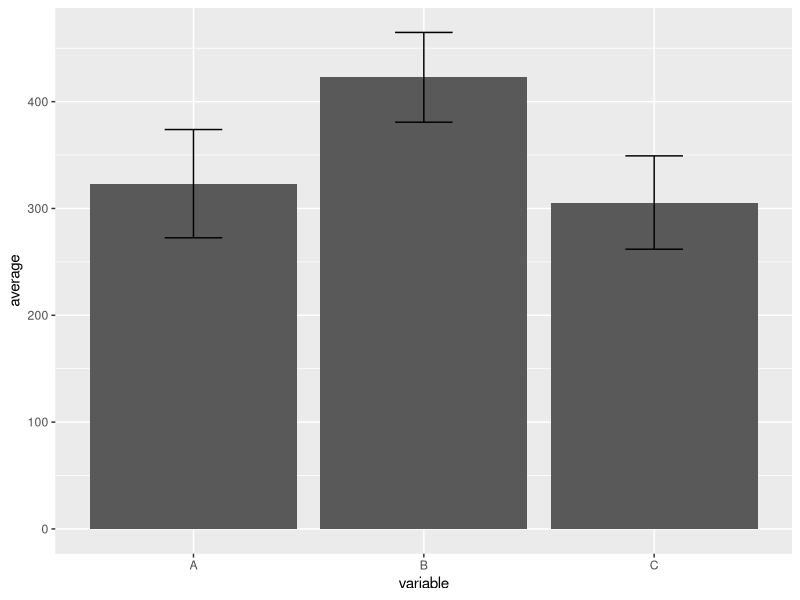
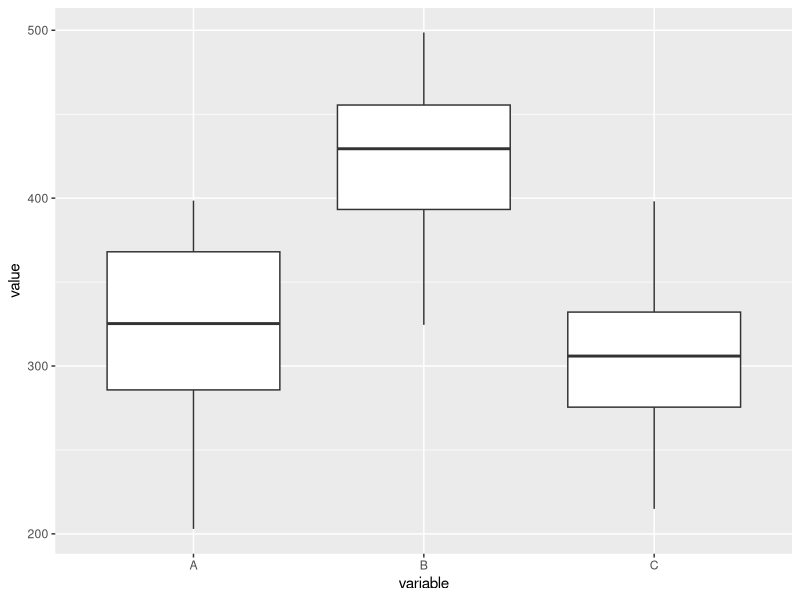
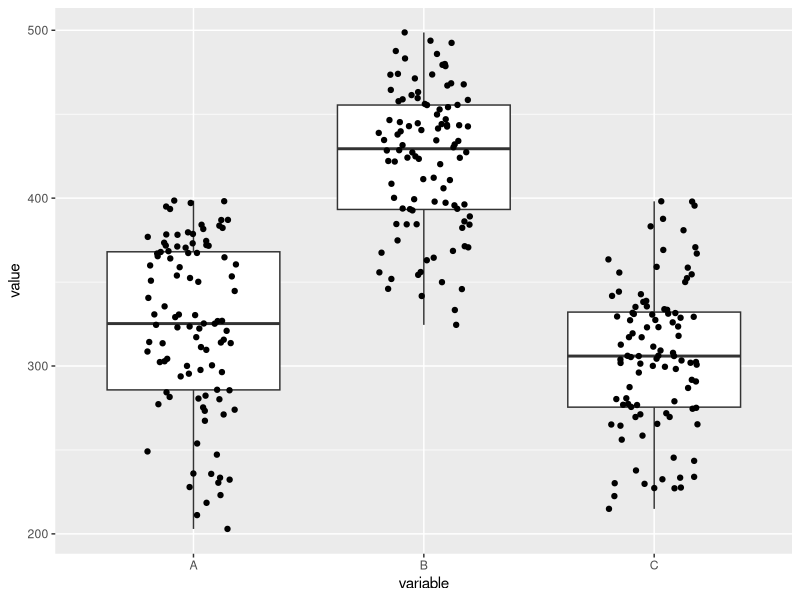
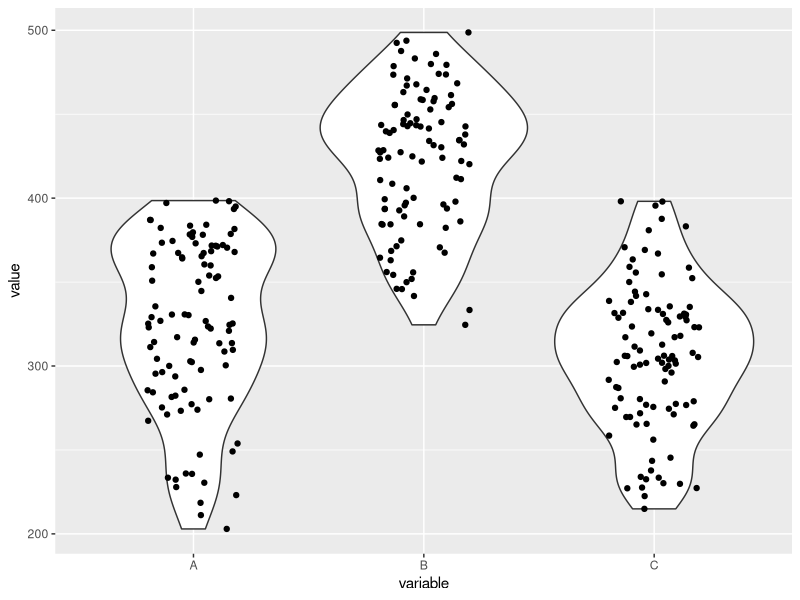
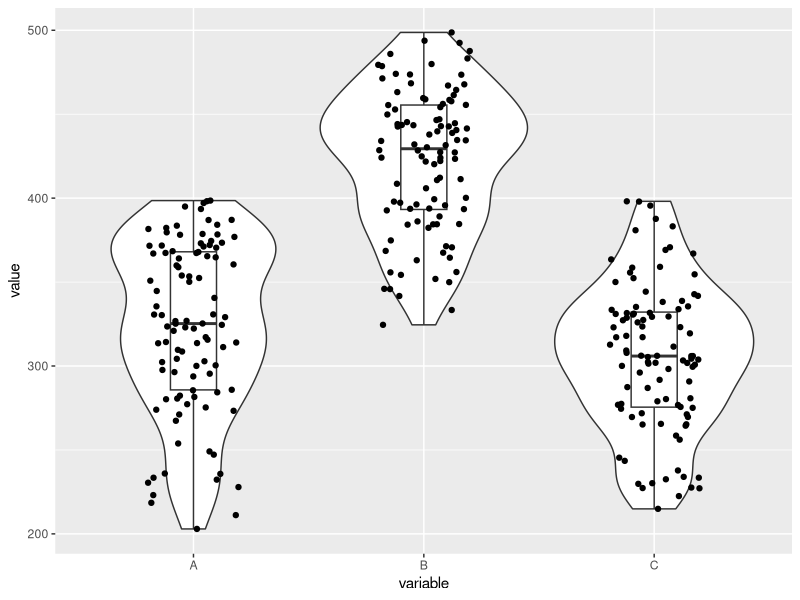
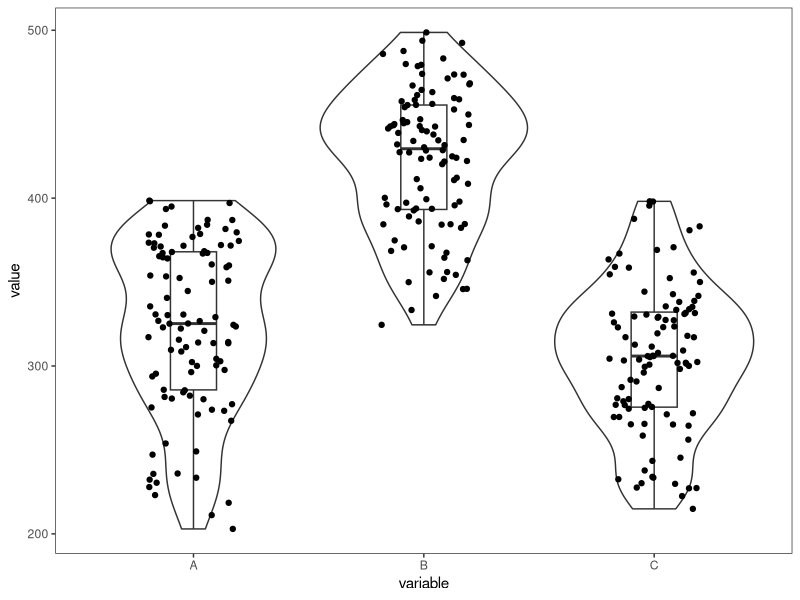
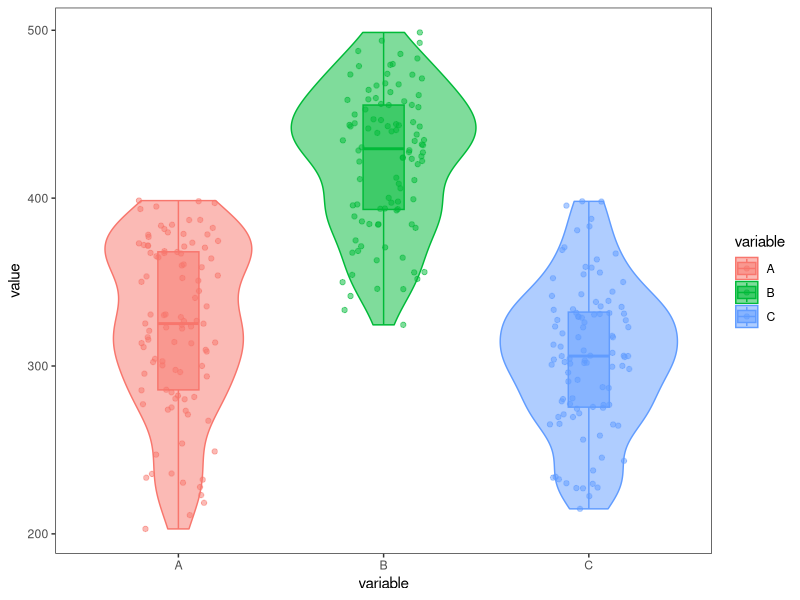
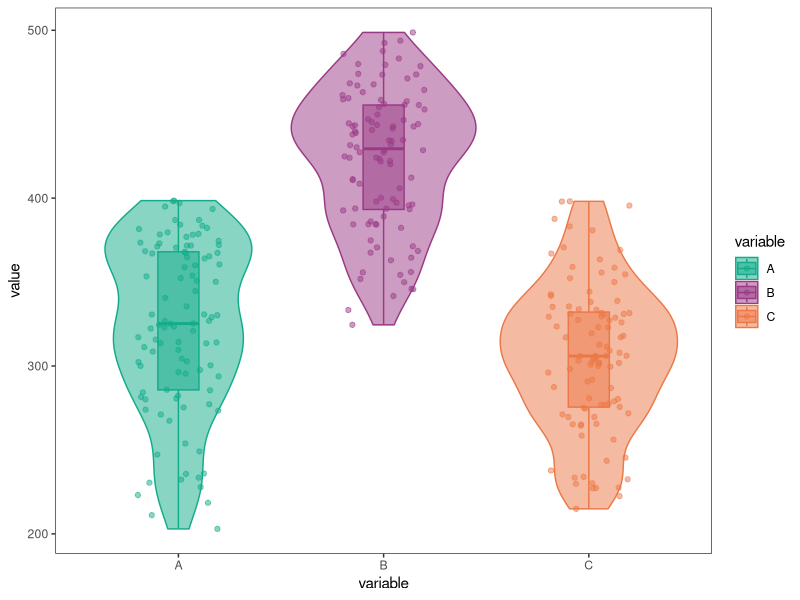

Source code (R) for these figures, in order:
## ---- chunk 1
install.packages("ggplot2", repos = "http://cran.us.r-project.org")
install.packages("reshape2", repos = "http://cran.us.r-project.org")
install.packages("truncnorm", repos = "http://cran.us.r-project.org")
install.packages("ggridges", repos = "http://cran.us.r-project.org")
install.packages("viridis", repos = "http://cran.us.r-project.org")
## ---- chunk 2
library(ggplot2)
library(reshape2)
library(truncnorm)
library(ggridges)
library(viridis)

A <- c(rtruncnorm(100/2, a=200, b=400, mean=300, sd=50), rtruncnorm(100/2, a=300, b=400, mean=365, sd=75))
B <- c(rtruncnorm(100/4, a=300, b=500, mean=450, sd=60), rtruncnorm(100/4, a=250, b=500, mean=400, sd=40), rtruncnorm(100/2, a=325, b=500, mean=425, sd=100))
C <- c(rtruncnorm(100, a = 200, b = 400, mean = 300, sd = 50))
data <- data.frame(A,B,C)
data_long <- melt(data)

avg_data <- aggregate(value~variable, data = data_long, mean)
names(avg_data)[2] <- "average"
stdev_data <- aggregate(value~variable, data = data_long, sd)
names(stdev_data)[2] <-  "stdev"
summary_data <- merge(avg_data, stdev_data, by = "variable")
summary_data$ymin <- summary_data$average - summary_data$stdev
summary_data$ymax <- summary_data$average + summary_data$stdev
## ---- chunk 3
barplot <- ggplot(summary_data, aes(variable, average)) + geom_bar(stat = "identity") + geom_errorbar(aes(ymin = ymin, ymax = ymax), width = 0.25)
barplot
## ---- chunk 4
boxplot <- ggplot(data_long, aes(variable, value)) + geom_boxplot()
boxplot
## ---- chunk 5
boxplot <- ggplot(data_long, aes(variable, value)) + geom_boxplot() + geom_point(position = position_jitter(width = 0.2))
boxplot
## ---- chunk 6
violin_plot <- ggplot(data_long, aes(variable, value)) + geom_violin() + geom_point(position = position_jitter(width = 0.2))
violin_plot
## ---- chunk 7
violin_boxplot <- ggplot(data_long, aes(variable, value)) + geom_violin() + geom_boxplot(width = 0.2) + geom_point(position = position_jitter(width = 0.2))
violin_boxplot
## ---- chunk 8
theme_set(theme_bw() + theme(panel.grid = element_blank()))
## ---- chunk 9
violin_boxplot
## ---- chunk 10
violin_boxplot <- ggplot(data_long, aes(variable, value, fill = variable, color = variable)) + geom_violin(alpha = 0.5) + geom_boxplot(width = 0.2, alpha = 0.5) + geom_point(position = position_jitter(width = 0.2), alpha = 0.5)
violin_boxplot
## ---- chunk 11
violin_boxplot <- ggplot(data_long, aes(variable, value, fill = variable, color = variable)) + geom_violin(alpha = 0.5) + geom_boxplot(width = 0.2, alpha = 0.5) + geom_point(position = position_jitter(width = 0.2), alpha = 0.5) + scale_fill_manual(values =  c('A' = "#13ac8a",'B' = "#9a3a85", 'C' = "#ec7847")) + scale_color_manual(values =  c('A' = "#13ac8a",'B' = "#9a3a85", 'C' = "#ec7847"))
violin_boxplot
## ---- chunk 12
density_plot <- ggplot(data_long, aes(x = value)) + geom_density(fill = "#13ac8a", color = "#13ac8a", alpha = 0.5)
density_plot
## ---- chunk 13
ridge_plot <- ggplot(data_long, aes(value, variable, fill = variable, color = variable)) + geom_density_ridges() + theme_ridges() + scale_fill_manual(values =  c('A' = "#13ac8a",'B' = "#9a3a85", 'C' = "#ec7847")) + scale_color_manual(values =  c('A' = "#13ac8a",'B' = "#9a3a85", 'C' = "#ec7847"))
ridge_plot
## ---- chunk 14
ridge_plot <- ggplot(data_long, aes(value, variable, fill = variable, color = variable)) + geom_density_ridges(stat = "binline") + theme_ridges() + scale_fill_manual(values =  c('A' = "#13ac8a",'B' = "#9a3a85", 'C' = "#ec7847")) + scale_color_manual(values =  c('A' = "#13ac8a",'B' = "#9a3a85", 'C' = "#ec7847"))
ridge_plot
## ---- chunk 15
ridge_plot <- ggplot(data_long, aes(value, variable, fill = ..x..)) + geom_density_ridges_gradient() + theme_ridges() + scale_fill_viridis(name = "value", option = "plasma")
ridge_plot
